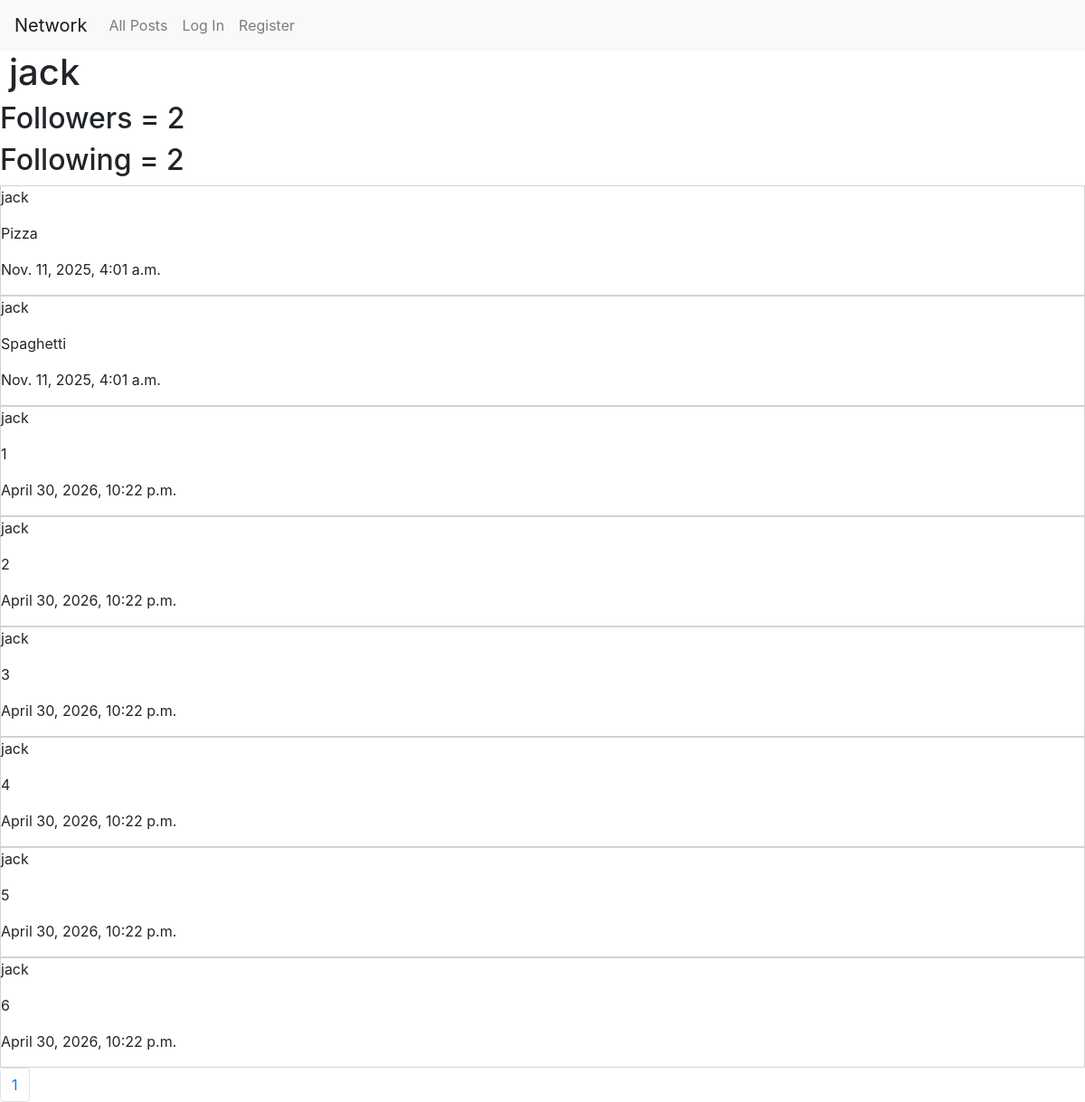
The page /user_profile_page/2 on the database its author committed.
### network/models.py (models this page shows)
class User(AbstractUser):
    pass

class Post(models.Model):
    author = models.ForeignKey(User, on_delete=models.CASCADE, related_name="current_author")
    time = models.DateTimeField(auto_now_add=True)
    content = models.CharField(max_length=100)
    def __str__(self):
        return f"{self.id} {self.author}, {self.content}, {self.time}"

### network/views.py (the view)
# urls.py: path("user_profile_page/<int:id>", views.user_profile_page, name="user_profile_page"),
def user_profile_page(request, id):
    user_profile = User.objects.get(id=id)
    followers = Following.objects.filter(target = user_profile)
    following = Following.objects.filter(source = user_profile)
    posts_by_user = Post.objects.filter(author = user_profile)
    print(posts_by_user)
    try:
        filtered_likes = Like.objects.filter(
        source = request.user
    )
    except:
        filtered_likes = []
    liked_post = []
    for i in filtered_likes:
        post_content = i.target.id
        liked_post.append(post_content)
    p = Paginator(posts_by_user, 10)
    page_number = request.GET.get('page')
    page_obj = p.get_page(page_number)
    is_following = False
    try:
        relationship = Following.objects.get(
            source=request.user,
            target = user_profile
        )
        is_following = True
    except:
        is_following = False
    return render(request, "network/user_profile_page.html", {
        "user_profile":user_profile,
        "is_following":is_following,
        "followers":len(followers),
        "following":len(following),
        "posts_by_user":page_obj,
        "page_obj": page_obj,
        "liked_posts":liked_post,
    })

### network/templates/network/user_profile_page.html (shortened to what this page needs)
{% extends "network/layout.html" %}
{% load static %}
{% block body %}
<h1>{{user_profile}}</h1>
<h2>Followers = {{followers}}</h2>
<h2>Following = {{following}}</h2>
    {% for i in posts_by_user %}
        <div class="single_post" id="single_post_{{i.id}}">
            <p>{{i.author}}</p>
            <p id="post_content_{{ i.id }}">{{i.content}}</p>
            <p>{{i.time}}</p>
        </div>
    {% endfor %}
    <nav aria-label="Page navigation example">
        <ul class="pagination">
            {% for i in page_obj.paginator.page_range %}
                <li class="page-item"><a class="page-link" href="?page={{i}}">{{i}}</a></li>
            {%endfor%}
        </ul>
    </nav>
{% endblock %}

### network/static/network/styles.css (style rules this page uses)
h1 { margin-left: 10px; }
.single_post { border: lightgray solid 1px; }
ul { list-style-type: none; padding-left: 3; margin: 0; }

### rows shown on the page
User: username "jack"
Post: author "jack", content "Pizza", time "Nov. 11, 2025, 4:01 a.m."
Post: author "jack", content "Spaghetti", time "Nov. 11, 2025, 4:01 a.m."
Post: author "jack", content "1", time "April 30, 2026, 10:22 p.m."
Post: author "jack", content "2", time "April 30, 2026, 10:22 p.m."
Post: author "jack", content "3", time "April 30, 2026, 10:22 p.m."
Post: author "jack", content "4", time "April 30, 2026, 10:22 p.m."
Post: author "jack", content "5", time "April 30, 2026, 10:22 p.m."
Post: author "jack", content "6", time "April 30, 2026, 10:22 p.m."

### other values the page prints
{{ followers }} "2"
{{ following }} "2"
{{ i }} "1"
